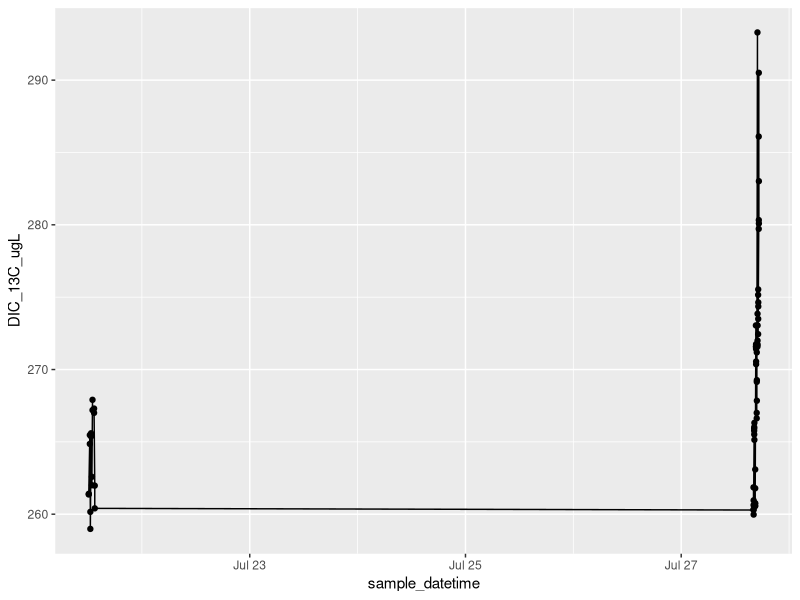
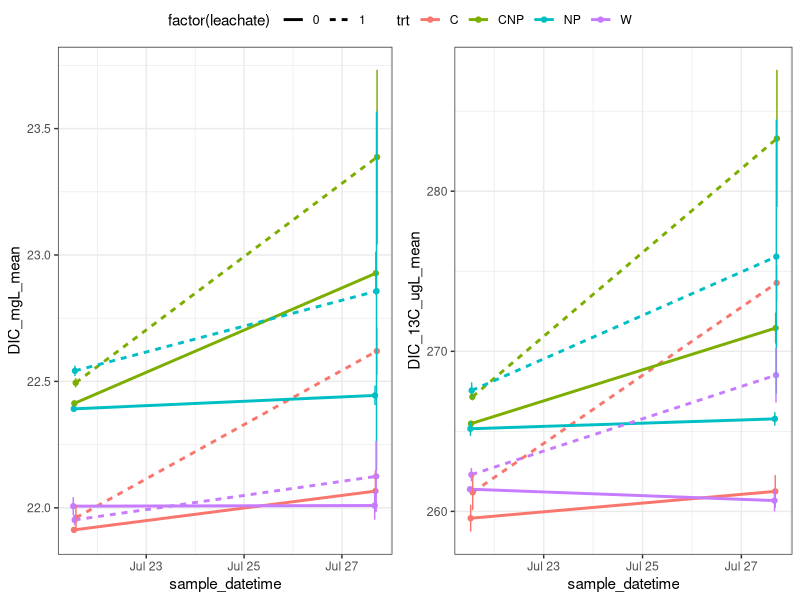

Reproduce these figures in R, in order.
library(tidyverse)
library(lubridate)
library(dplyr)


# setup ####
dat <- read_csv("data/Kirby_NyackMC/nmc_expt.csv")
alk <- read_csv('data/alkalinity/nmc_alkalinity.csv') %>%
    filter(!is.na(trt)) %>%
    mutate(date = as.Date(date, format = '%m/%d/%Y')) %>%
    select(-samplenum, -treatment, -vol_acid)
glimpse(dat)


# Functions ####
deltoAF<- function (del) {
  Rst<-0.0112372
  R<-(del/1000+1)*Rst
  AF<-R/(1+R)
  AF

}

AFtodel <- function (AF) {
  Rst<-0.0112372
  R<- AF/(1-AF)
  del<- (R/Rst-1)*1000

  del
}

DICfrom_C_A <- function(K1, K2, C, A){
  H_minus <- (((-K1*C))-sqrt(((K1*C)^2)-(4*-1*A*2*K1*K2*C)))/(2*-1*A)
  pH <- -1*log10(H_minus)
  B <- (K1*C)/H_minus
  Ca <- (K2*B)/H_minus
  D <- C + B + Ca
  A_check <- B + 2*Ca

  l <- list(H_minus, pH, C, B, Ca, D, A, A_check)
  names(l) <- c("H", "pH", "C", "B", "Ca", "D", "A","A check")
  DIC = l$D
  return(DIC)
}

# metadata ####
trts <- data.frame(Treatment = 1:8,
                   trt = c('W',  'NP', 'C', 'CNP','W',  'NP', 'C', 'CNP'),
                   leachate = c(0,0,0,0,1,1,1,1))

# add actual data for this part once we have DOC from Adam
c_source <- read_csv('data/DOC_stock_concentrations.csv')

# There is no clear pattern in the alkalinity data. Take an average:
alk <- alk %>% filter(final_pH > 4.3) %>%
    summarize(alk_meqL = mean(alk_meqL))

dat <- left_join(dat, trts, by = 'Treatment') %>%
    mutate(date = as.Date(sample_datetime))
    #left_join(alk, by = c('date', 'trt', 'leachate'))

# calculate DIC in the water ####
###testing DIC from pCO2-alk
###partial pressures of CO2 pCO2 in uatm
#alk <- 1.588 *10 ^(-3) # mol/L
# pCO2 <- 30 * 10^(-6) # mol/L
temp <- 273+21
K1 <- exp(290.9097-14554.21/(temp)-45.0575*log(temp))
K2 <- exp(207.6548-11843.79/(temp)-33.6485*log(temp))

# out <-DICfrom_C_A(K1=K1, K2=K2,C=pCO2,A=alk)
dat$DIC_molL <- DICfrom_C_A(K1, K2, dat$CO2_conc_umolL * 10^(-6),
                            alk$alk_meqL* 10^-3)
# dat$DIC_13molL <- DICfrom_C_A(K1, K2, dat$CO2_13C_umolL * 10^(-6), alk)
dat$DIC_mgL <- dat$DIC_molL*12.011*1000
# dat$AF = deltoAF(dat$delCO2)
dat$DIC_13C_umolL = dat$DIC_molL * dat$AF *10^6
dat$DIC_13C_ugL = dat$DIC_13C_umolL * 13


dat %>% dplyr::filter(!is.na(Treatment)) %>%
ggplot(aes(x = sample_datetime, y = DIC_13C_ugL))+
  geom_point() + geom_line()

# # Clean up data ####
# # Remove high time zero point:
# dat %>% filter(batch == 1, Treatment == 6)
# # It looks like the high one is syringe 8G. Check this in the notes.
#
# dat <- dat %>%
#     filter(!(batch == 1 & Syringe == '8G'),
#            !is.na(Treatment))


# filter to use only the start and end time points
dat_sum <- dat %>%
    group_by(batch, trt, leachate) %>%
    summarize(across(any_of(c('sample_datetime', 'delCO2', 'DIC_mgL',
                              'DIC_13C_ugL', 'alk_meqL')),
                     .fns = list(mean = ~mean(., na.rm = T),
                                 sd = ~sd(., na.rm = T)))) %>%
    rename(sample_datetime = sample_datetime_mean) %>%
    select(-sample_datetime_sd)

p12 <- ggplot(dat_sum, aes(sample_datetime, DIC_mgL_mean, col = trt, lty = factor(leachate)))+
    geom_point() + geom_line(size = 1) +
    geom_errorbar(aes(ymin = DIC_mgL_mean - DIC_mgL_sd,
                      ymax = DIC_mgL_mean + DIC_mgL_sd), lty = 1)+
    theme_bw()
p13 <- ggplot(dat_sum, aes(sample_datetime, DIC_13C_ugL_mean, col = trt, lty = factor(leachate)))+
    geom_point() + geom_line(size = 1) +
    geom_errorbar(aes(ymin = DIC_13C_ugL_mean - DIC_13C_ugL_sd,
                      ymax = DIC_13C_ugL_mean + DIC_13C_ugL_sd), lty = 1)+
    theme_bw()


ggpubr::ggarrange(p12, p13, common.legend = T)

dd <- dat_sum %>% select(-starts_with(c('delCO2', 'alk_meqL'))) %>%
    mutate(batch = case_when(batch == 1 ~ 'T0',
                             batch == 2 ~ 'T'))%>%
    rename(DIC_mgL = DIC_mgL_mean, DIC_13C_ugL = DIC_13C_ugL_mean) %>%
    pivot_wider(names_from = 'batch',
                values_from = c('sample_datetime', 'DIC_mgL', 'DIC_13C_ugL',
                                'DIC_mgL_sd', 'DIC_13C_ugL_sd')) %>%
    mutate(inc_time = sample_datetime_T - sample_datetime_T0,
           Delta_T = as.numeric(inc_time),
           Delta_DIC_ugLd = (DIC_mgL_T - DIC_mgL_T0)*1000/Delta_T,
           Delta_DIC_ugLd_sd = (DIC_mgL_sd_T + DIC_mgL_sd_T0)*1000/Delta_T,
           Delta_DIC_13_ugLd = (DIC_13C_ugL_T - DIC_13C_ugL_T0)/Delta_T,
           Delta_DIC_13_ugLd_sd = (DIC_13C_ugL_sd_T + DIC_13C_ugL_sd_T0)/Delta_T) %>%
    select(-ends_with(c('_T', '_T0')))

mutate(dd, AF = Delta_DIC_13_ugLd/(Delta_DIC_13_ugLd + Delta_DIC_ugLd),
       del = AFtodel(AF))

dd %>% select( -inc_time, -ends_with('sd')) %>%
    pivot_wider(names_from = 'leachate',
                values_from = c('Delta_DIC_ugLd', 'Delta_DIC_13_ugLd')) %>%
    mutate(excess_13C_DIC = Delta_DIC_13_ugLd_1 - Delta_DIC_13_ugLd_0)

# write_csv(DIC_dataframe, "processed_CO2/experiment1_processed.csv")
# DIC <- read_csv('processed_CO2/experiment1_processed.csv')
#
# # calculate excess 13CDIC in each treatment ####
# sumDIC <- filter(DIC, time_interval %in% c('T0', 'T5')) %>%
#     select(time_interval, treatment, sample_datetime, DIC_molL, DIC_13C_umolL) %>%
#     group_by(time_interval, treatment) %>%
#     # summarize(across(.fns = list(mean = ~mean(.), sd = sd(.))))
#     summarize(sample_datetime = mean(sample_datetime),
#               DIC_molL = mean(DIC_molL),
#               DIC_13C_sd = sd(DIC_13C_umolL),
#               DIC_13C_umolL = mean(DIC_13C_umolL)) %>%
#     ungroup()
#
# DIC_table <- sumDIC %>%
#     mutate(excess_13C_DIC_umolL = DIC_13C_umolL - sumDIC$DIC_13C_umolL[sumDIC$time_interval == 'T0'],
#            excess_DIC_umolL = (DIC_molL - sumDIC$DIC_molL[sumDIC$time_interval == 'T0'])*10^6,
#            excess_13C_DIC_umolL_sd = DIC_13C_sd + sumDIC$DIC_13C_sd[sumDIC$time_interval == 'T0'])
#
#
# #creating excess accumulated 13C CO2 (from DIC) plot  ####
# # setwd('/Users/niko/Dropbox/leachate_linder/processed_CO2')
# # DIC_table <- read_csv('~/Dropbox/leachate_linder/processed_CO2/DIC_table.csv')
# DIC_table$nutrients <- c(0,0,1,0,1)
# DIC_table$sugar <- c(0,1,1,0,0)
# # DIC_table$DICXS <- DIC_table$DICXS*1000
# # DIC_table$STDev_T5 <- DIC_table$STDev_T5*1000
# # DIC_table$STDev_T0 <- DIC_table$STDev_T0*1000
# # DIC_table$STDev <- DIC_table$STDev_T0 + DIC_table$STDev_T5
#
# DIC_table <- slice(DIC_table, -1)
#
# plot(DIC_table$sugar[DIC_table$nutrients == 1],
#      DIC_table$excess_13C_DIC_umolL[DIC_table$nutrients == 1], type = 'b',
#      xlim = c(-0.25,1.25), ylim = c(0,1.5), pch = 15, col = 'blue',
#      xaxt = 'n', xlab = 'No Sugar                                         Sugar',
#      ylab = 'Accumulated Excess 13C CO2 (µg)')
#
#
# arrows(x0 = DIC_table$sugar[DIC_table$nutrients == 1],
#        y0 = DIC_table$excess_13C_DIC_umolL[DIC_table$nutrients == 1],
#        x1 = DIC_table$sugar[DIC_table$nutrients == 1],
#        y1 = DIC_table$excess_13C_DIC_umolL[DIC_table$nutrients == 1]+
#          DIC_table$excess_13C_DIC_umolL_sd[DIC_table$nutrients ==1], length = 0.1, angle = 90)
# arrows(x0 = DIC_table$sugar[DIC_table$nutrients == 1],
#       y0 = DIC_table$excess_13C_DIC_umolL[DIC_table$nutrients == 1],
#       x1 = DIC_table$sugar[DIC_table$nutrients == 1],
#       y1 = DIC_table$excess_13C_DIC_umolL[DIC_table$nutrients == 1]-
#         DIC_table$excess_13C_DIC_umolL_sd[DIC_table$nutrients ==1], angle = 90, length = 0.1)
#
# lines(DIC_table$sugar[DIC_table$nutrients == 0],
#       DIC_table$excess_13C_DIC_umolL[DIC_table$nutrients == 0],pch = 1, col = 'forestgreen')
# points(DIC_table$sugar[DIC_table$nutrients == 0],
#        DIC_table$excess_13C_DIC_umolL[DIC_table$nutrients == 0], pch = 15, col = 'forestgreen')
# arrows(x0 = DIC_table$sugar[DIC_table$nutrients == 0],
#        y0 = DIC_table$excess_13C_DIC_umolL[DIC_table$nutrients == 0],
#        x1 = DIC_table$sugar[DIC_table$nutrients == 0],
#        y1 = DIC_table$excess_13C_DIC_umolL[DIC_table$nutrients == 0]+
#          DIC_table$excess_13C_DIC_umolL_sd[DIC_table$nutrients ==0], length = 0.1, angle = 90)
# arrows(x0 = DIC_table$sugar[DIC_table$nutrients == 0],
#        y0 = DIC_table$excess_13C_DIC_umolL[DIC_table$nutrients == 0],
#        x1 = DIC_table$sugar[DIC_table$nutrients == 0],
#        y1 = DIC_table$excess_13C_DIC_umolL[DIC_table$nutrients == 0]-
#          DIC_table$excess_13C_DIC_umolL_sd[DIC_table$nutrients ==0], angle = 90, length = 0.1)
#
# legend('topleft', legend = c('Nutrients', 'No Nutrients'),
#        col = c('green', 'blue'), lty = c(1,1), pch = c(15, 15), border = NA)
#
# # plot(DIC_table$sample_datetime, dat$DIC_13C, type = 'b', pch = 15)
# lines(dat$sample_datetime)
#
# arrows()
